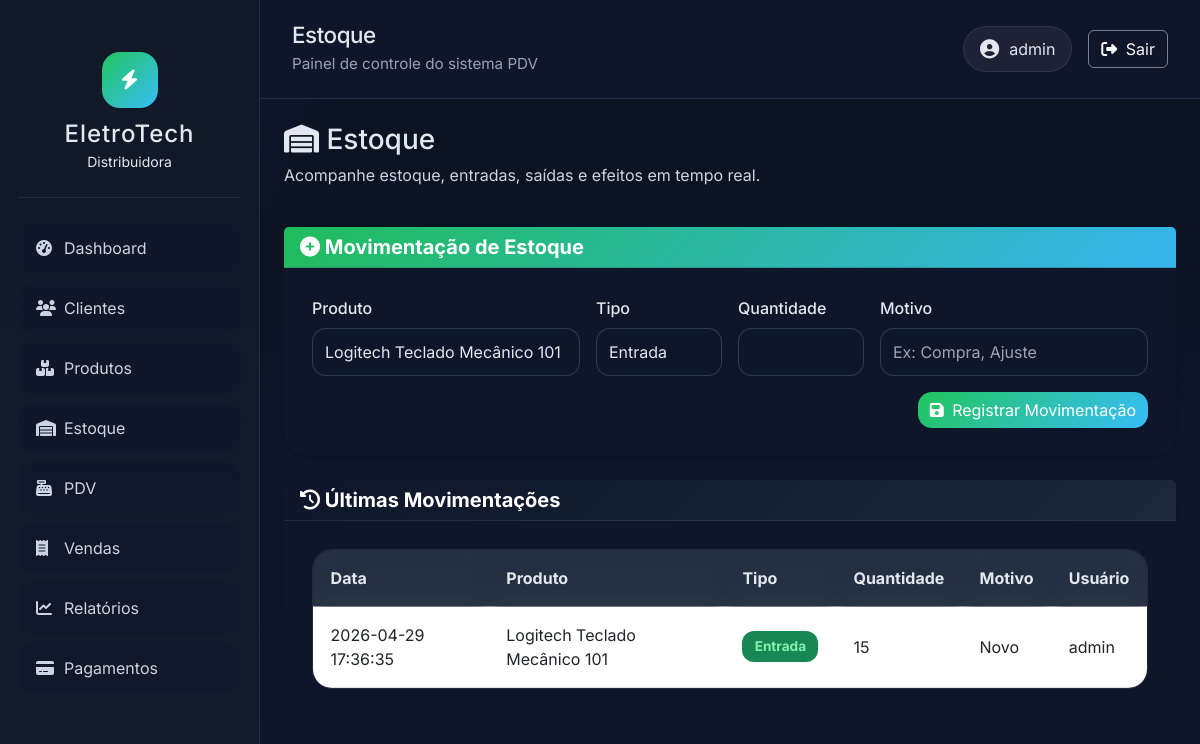
/stock (signed in), run on the app's committed database.
### tables this page shows
CREATE TABLE stock_movements (
        id INTEGER PRIMARY KEY AUTOINCREMENT,
        product_id INTEGER,
        type TEXT,  -- 'Entrada' or 'Saída'
        quantity INTEGER,
        reason TEXT,
        user TEXT,
        created_at TEXT DEFAULT CURRENT_TIMESTAMP,
        FOREIGN KEY (product_id) REFERENCES products(id)
    );

CREATE TABLE products (
        id INTEGER PRIMARY KEY AUTOINCREMENT,
        code TEXT UNIQUE,
        name TEXT,
        cost REAL,
        price REAL,
        stock INTEGER DEFAULT 0,
        min_stock INTEGER
    , barcode TEXT, description TEXT, category TEXT, brand TEXT, margin REAL, unit TEXT DEFAULT 'UN', status TEXT DEFAULT 'Ativo');

### routes/main.py (the view, shortened to what this page needs)
@main.route('/stock', methods=['GET', 'POST'])
def stock():
    if 'user' not in session:
        return redirect('/')
    conn = get_db()
    cur = conn.cursor()
    cur.execute("SELECT * FROM products")
    products = cur.fetchall()
    cur.execute("SELECT sm.*, p.name FROM stock_movements sm JOIN products p ON sm.product_id = p.id ORDER BY sm.created_at DESC LIMIT 20")
    movements = cur.fetchall()
    return render_template('stock.html', products=products, movements=movements)

### models/database.py (called while the page is built)
def get_db():
    conn = sqlite3.connect(DB)
    conn.row_factory = sqlite3.Row
    return conn

### routes/main.py (called while the page is built)
@main.before_app_request
def require_login():
    if request.endpoint and request.endpoint.startswith('main.'):
        if request.endpoint not in ('main.login', 'main.logout') and 'user' not in session:
            return redirect(url_for('main.login'))

### templates/stock.html (shortened to what this page needs)
{% extends "base.html" %}
{% block title %}Estoque{% endblock %}
{% block content %}
<div class="d-flex justify-content-between align-items-center mb-4">
    <div>
        <h3 class="page-heading"><i class="fas fa-warehouse"></i> Estoque</h3>
        <p class="text-muted">Acompanhe estoque, entradas, saídas e efeitos em tempo real.</p>
    </div>
</div>
<div class="card shadow-sm border-0 mb-4">
    <div class="card-header bg-gradient-primary text-white">
        <h5 class="mb-0"><i class="fas fa-plus-circle"></i> Movimentação de Estoque</h5>
    </div>
    <div class="card-body">
        <form method="POST">
            <div class="row g-3">
                <div class="col-lg-4">
                    <label class="form-label">Produto</label>
                    <select name="product_id" class="form-control" required>
                        {% for product in products %}
                        <option value="{{ product.id }}">{{ product.name }} (Estoque: {{ product.stock }})</option>
                        {% endfor %}
                    </select>
                </div>
                <div class="col-lg-2">
                    <label class="form-label">Tipo</label>
                    <select name="type" class="form-control" required>
                        <option value="Entrada">Entrada</option>
                    </select>
                </div>
                <div class="col-lg-2">
                    <label class="form-label">Quantidade</label>
                    <input type="number" name="qty" class="form-control" required>
                </div>
                <div class="col-lg-4">
                    <label class="form-label">Motivo</label>
                    <input type="text" name="reason" class="form-control" placeholder="Ex: Compra, Ajuste" required>
                </div>
            </div>
            <div class="text-end mt-3">
                <button type="submit" class="btn btn-primary"><i class="fas fa-save me-1"></i> Registrar Movimentação</button>
            </div>
        </form>
    </div>
</div>
<div class="card shadow-sm border-0">
    <div class="card-header bg-gradient-secondary text-white">
        <h5 class="mb-0"><i class="fas fa-history"></i> Últimas Movimentações</h5>
    </div>
    <div class="card-body">
        <div class="table-responsive">
            <table class="table table-hover align-middle mb-0">
                <thead class="table-header-fixed">
                    <tr>
                        <th>Data</th>
                        <th>Produto</th>
                        <th>Tipo</th>
                        <th>Quantidade</th>
                        <th>Motivo</th>
                        <th>Usuário</th>
                    </tr>
                </thead>
                <tbody>
                    {% for movement in movements %}
                    <tr>
                        <td>{{ movement.created_at }}</td>
                        <td>{{ movement.name }}</td>
                        <td><span class="badge bg-{{ 'success' if movement.type == 'Entrada' else 'warning' }}">{{ movement.type }}</span></td>
                        <td>{{ movement.quantity }}</td>
                        <td>{{ movement.reason }}</td>
                        <td>{{ movement.user }}</td>
                    </tr>
                    {% endfor %}
                </tbody>
            </table>
        </div>
    </div>
</div>
{% endblock %}

### templates/base.html (shortened to what this page needs)
<!DOCTYPE html>
<html lang="pt-BR">
<head>
    <link href="https://cdn.jsdelivr.net/npm/bootstrap@5.3.0/dist/css/bootstrap.min.css" rel="stylesheet">
    <link rel="stylesheet" href="https://cdnjs.cloudflare.com/ajax/libs/font-awesome/6.4.0/css/all.min.css">
    <link rel="stylesheet" href="{{ url_for('static', filename='css/style.css') }}">
</head>
<body>
    <div class="app-shell">
        <aside class="sidebar">
            <div class="brand-box text-center py-4">
                <div class="brand-icon"><i class="fas fa-bolt"></i></div>
                <h4>EletroTech</h4>
                <small>Distribuidora</small>
            </div>
            <nav class="nav flex-column sidebar-nav">
                <a class="nav-link" href="{{ url_for('main.dashboard') }}"><i class="fas fa-tachometer-alt me-2"></i>Dashboard</a>
                <a class="nav-link" href="{{ url_for('main.clients') }}"><i class="fas fa-users me-2"></i>Clientes</a>
                <a class="nav-link" href="{{ url_for('main.products') }}"><i class="fas fa-boxes me-2"></i>Produtos</a>
                <a class="nav-link" href="{{ url_for('main.stock') }}"><i class="fas fa-warehouse me-2"></i>Estoque</a>
                <a class="nav-link" href="{{ url_for('main.pdv') }}"><i class="fas fa-cash-register me-2"></i>PDV</a>
                <a class="nav-link" href="{{ url_for('main.sales_list') }}"><i class="fas fa-receipt me-2"></i>Vendas</a>
                <a class="nav-link" href="{{ url_for('main.reports') }}"><i class="fas fa-chart-line me-2"></i>Relatórios</a>
                <a class="nav-link" href="{{ url_for('main.payment_methods') }}"><i class="fas fa-credit-card me-2"></i>Pagamentos</a>
            </nav>
        </aside>
        <main class="main-panel">
            <header class="topbar">
                <div>
                    <h1 class="page-title">{% block title %}{% endblock %}</h1>
                    <p class="page-subtitle">Painel de controle do sistema PDV</p>
                </div>
                <div class="topbar-actions d-flex align-items-center gap-3">
                    <div class="user-chip">
                        <i class="fas fa-user-circle"></i>
                        <span>{{ session.user }}</span>
                    </div>
                    <a class="btn btn-outline-light btn-logout" href="{{ url_for('main.logout') }}"><i class="fas fa-sign-out-alt me-1"></i> Sair</a>
                </div>
            </header>
            <section class="main-content px-4 py-4">
                {% block content %}{% endblock %}
            </section>
        </main>
    </div>
</body>
</html>

### static/css/style.css (style rules this page uses)
:root { color-scheme: dark; --bg: #0f172a; --bg-surface: #131a2a; --panel: #17233b; --panel-soft: #1e293b; --border: #334155; --text: #e2e8f0; --muted: #94a3b8; --success: #22c55e; --success-soft: rgba(34, 197, 94, 0.12); --warning: #f59e0b; --danger: #ef4444; --primary: #38bdf8; --shadow: 0 24px 60px rgba(15, 23, 42, 0.28); }
* { box-sizing: border-box; }
body { margin: 0; min-height: 100vh; font-family: 'Inter', sans-serif; background: radial-gradient(circle at top left, rgba(56, 189, 248, 0.12), transparent 25%), linear-gradient(180deg, #0b1221 0%, #0f172a 100%); color: var(--text); }
button, input, textarea, select { font: inherit; }
.app-shell { display: flex; min-height: 100vh; overflow-x: hidden; }
.sidebar { width: 260px; background: linear-gradient(180deg, #111827 0%, #131a2a 100%); border-right: 1px solid rgba(71, 85, 105, 0.35); padding: 28px 18px; }
.brand-box { border-bottom: 1px solid rgba(71, 85, 105, 0.3); padding-bottom: 24px; margin-bottom: 24px; }
.brand-box h4 { margin: 0; letter-spacing: 0.04em; }
.brand-icon { width: 56px; height: 56px; margin: 0 auto 12px; display: grid; place-items: center; background: linear-gradient(135deg, #22c55e, #38bdf8); border-radius: 18px; color: #fff; font-size: 20px; }
.sidebar-nav { display: grid; gap: 8px; }
.sidebar .nav-link { color: #cbd5e1; padding: 14px 18px; background: rgba(15, 23, 42, 0.7); border-radius: 16px; transition: all 0.2s ease; display: flex; align-items: center; }
.sidebar .nav-link i { width: 20px; }
.main-panel { flex: 1; display: flex; flex-direction: column; }
.topbar { background: rgba(15, 23, 42, 0.95); border-bottom: 1px solid rgba(71, 85, 105, 0.35); padding: 22px 32px; display: flex; justify-content: space-between; align-items: center; gap: 16px; flex-wrap: wrap; }
.page-title { margin: 0; font-size: 1.4rem; letter-spacing: -0.02em; }
.page-subtitle { margin: 4px 0 0; color: var(--muted); font-size: 0.95rem; }
.user-chip { background: rgba(255,255,255,0.06); color: var(--text); border: 1px solid rgba(255,255,255,0.08); border-radius: 999px; padding: 10px 16px; display: inline-flex; align-items: center; gap: 10px; }
.user-chip i { font-size: 1.2rem; }
.btn-logout { border-color: rgba(255,255,255,0.18); color: #f8fafc; }
.main-content { padding: 32px 32px 40px; }
.card { background: rgba(15, 23, 42, 0.95); border: 1px solid rgba(71, 85, 105, 0.4); border-radius: 24px; box-shadow: var(--shadow); color: var(--text); }
.card-header { background: rgba(15, 23, 42, 0.96); border-bottom: 1px solid rgba(71, 85, 105, 0.35); border-top-left-radius: 24px; border-top-right-radius: 24px; }
.card-header h5, .card-header h4 { margin: 0; font-weight: 700; }
.card-body { padding: 28px; }
.btn-primary, .btn-success, .btn-secondary, .btn-danger { border-radius: 14px; transition: transform 0.15s ease, filter 0.15s ease; }
.btn-primary { background: linear-gradient(135deg, #22c55e, #38bdf8); border: none; }
.table { color: var(--text); margin-bottom: 0; }
.table thead th { background: rgba(71, 85, 105, 0.4); border-color: rgba(71, 85, 105, 0.3); color: #e2e8f0; }
.table tbody tr { background: rgba(15, 23, 42, 0.9); }
.table thead th { color: #e2e8f0; background: rgba(71, 85, 105, 0.4); }
.table-responsive { border: 1px solid rgba(71, 85, 105, 0.35); border-radius: 20px; overflow: hidden; }
.table-header-fixed th { position: sticky; top: 0; z-index: 10; background: rgba(71, 85, 105, 0.95); backdrop-filter: blur(10px); border-bottom: 1px solid rgba(71, 85, 105, 0.5); }
.table td, .table th { padding: 1rem 1.1rem; }
.form-control, .form-select, textarea { background: rgba(15, 23, 42, 0.92); border: 1px solid rgba(71, 85, 105, 0.6); color: var(--text); border-radius: 14px; min-height: 48px; }
.form-control::placeholder, .form-select option { color: rgba(226, 232, 240, 0.68); }
.form-label { color: #e2e8f0; font-weight: 500; }
.text-muted { color: #cbd5e1 !important; }
.btn-outline-light { color: #f8fafc; border-color: rgba(255, 255, 255, 0.45); }
.badge { border-radius: 12px; padding: 0.65em 0.9em; font-size: 0.85rem; }
.badge.bg-success { background: rgba(34, 197, 94, 0.16); color: #86efac; }
.bg-gradient-primary { background: linear-gradient(135deg, rgba(34, 197, 94, 0.95), rgba(56, 189, 248, 0.95)); }
.bg-gradient-secondary { background: linear-gradient(135deg, rgba(15, 23, 42, 0.95), rgba(30, 41, 59, 0.95)); }
.page-heading { margin-bottom: 0.4rem; }

### data on the page
stock_movements: user "admin", created_at "2026-04-29 17:36:35", name "Logitech Teclado Mecânico 101", type "Entrada", quantity "15", reason "Novo"

### other printed values
form field product_id "Logitech Teclado Mecânico 101 (Estoque: 28)"
